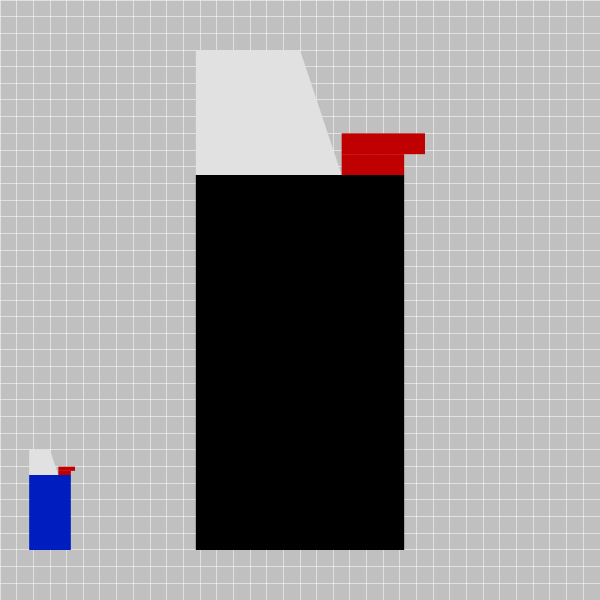
Frame 1 (no input)
Frame 60 (the mouse pressed at the canvas centre just before this capture): identical to frame 1, image omitted
Frame 120 (the mouse held since frame 60 and released just before this capture): identical to frame 1, image omitted

The Processing sketch that drew this single still picture (run headless with seeded random() and noise(); from frame 60 on, the mouse is pressed at the canvas centre):

// Processing sketch: processing_28336
// ── processing_28336.pde

void setup(){
  size(600,600);
  stroke(255);
  smooth();
}

void draw(){
  background(192);
  grid();
  //dibuja un mechero
  mechero(300, 550, 500, color(0));
  mechero(50, 550, 100, color(0,30,192));
}

void mechero(float mX, float mY, float mH, color miColor){
  float modulo = mH/12;
  // plastico
  fill(miColor);
  noStroke();
  rect(mX-(modulo*2.5), mY-(modulo*9) , modulo*5, modulo*9);
  // metal
  fill(225);
  rect(mX-(modulo*2.5), mY-(modulo*12) , modulo*2.5, modulo*3);
  triangle(mX, mY-(modulo*12),mX+modulo,mY-(modulo*9),mX,mY-(modulo*9) );
  // gas
  fill(192,0,0);
  noStroke();
  rect(mX+modulo, mY-(modulo*10), modulo*2, modulo/2);
  rect(mX+modulo, mY-(modulo*9)-modulo/2, modulo*3/2, modulo/2);
}

void grid(){
  stroke(255,128);
  for(float n = 0; n< width; n+=(width/36.00)){
   line(0,n,width,n);
   line(n,0,n,height);
  }
}
